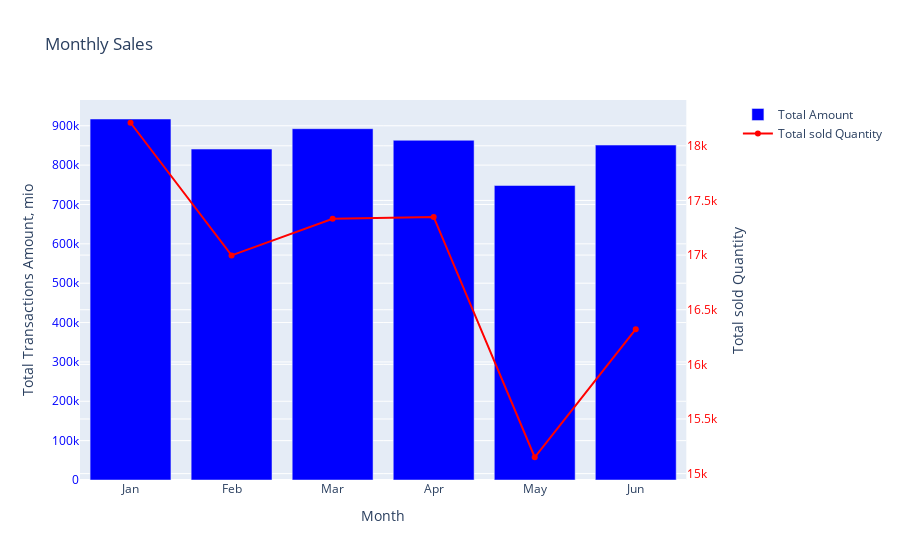

The notebook cell this image was saved under:
### Code cell
fig = make_subplots(specs=[[{"secondary_y": True}]])

# Bar trace for Total Amount
fig.add_trace(
    go.Bar(x=monthly_sales['Month'], y=monthly_sales['TotalAmount'], name='Total Amount', marker_color='blue'),
    secondary_y=False,
)

# Line trace for Quantity
fig.add_trace(
    go.Scatter(x=monthly_sales['Month'], y=monthly_sales['Quantity'], name='Total sold Quantity', mode='lines+markers', marker_color='red'),
    secondary_y=True,
)

# X-axis title
fig.update_xaxes(title_text="Month")

# Y-axes titles
fig.update_yaxes(title_text="Total Transactions Amount, mio", secondary_y=False, tickfont=dict(color='blue'))
fig.update_yaxes(title_text="Total sold Quantity", secondary_y=True, tickfont=dict(color='red'))

# Set plot title
fig.update_layout(title_text="Monthly Sales")

# Show plot
fig.show()

### Figure 1 — Plotly figure (JSON) as saved in the notebook; plotly's stock layout.template omitted (floating-point values rounded to 4 significant figures)
{"data": [{"marker": {"color": "blue"}, "name": "Total Amount", "type": "bar", "x": ["Jan", "Feb", "Mar", "Apr", "May", "Jun"], "xaxis": "x", "y": [917200.0, 840800.0, 892500.0, 863100.0, 748300.0, 850900.0], "yaxis": "y"}, {"marker": {"color": "red"}, "mode": "lines+markers", "name": "Total sold Quantity", "type": "scatter", "x": ["Jan", "Feb", "Mar", "Apr", "May", "Jun"], "xaxis": "x", "y": [18211, 16997, 17332, 17349, 15150, 16322], "yaxis": "y2"}], "layout": {"autosize": true, "title": {"text": "Monthly Sales"}, "xaxis": {"anchor": "y", "autorange": true, "domain": [0, 0.94], "range": [-0.5, 5.5], "title": {"text": "Month"}, "type": "category"}, "yaxis": {"anchor": "x", "autorange": true, "domain": [0, 1], "range": [0, 965400.0], "tickfont": {"color": "blue"}, "title": {"text": "Total Transactions Amount, mio"}, "type": "linear"}, "yaxis2": {"anchor": "x", "autorange": true, "overlaying": "y", "range": [14900.0, 18460.0], "side": "right", "tickfont": {"color": "red"}, "title": {"text": "Total sold Quantity"}, "type": "linear"}}}
